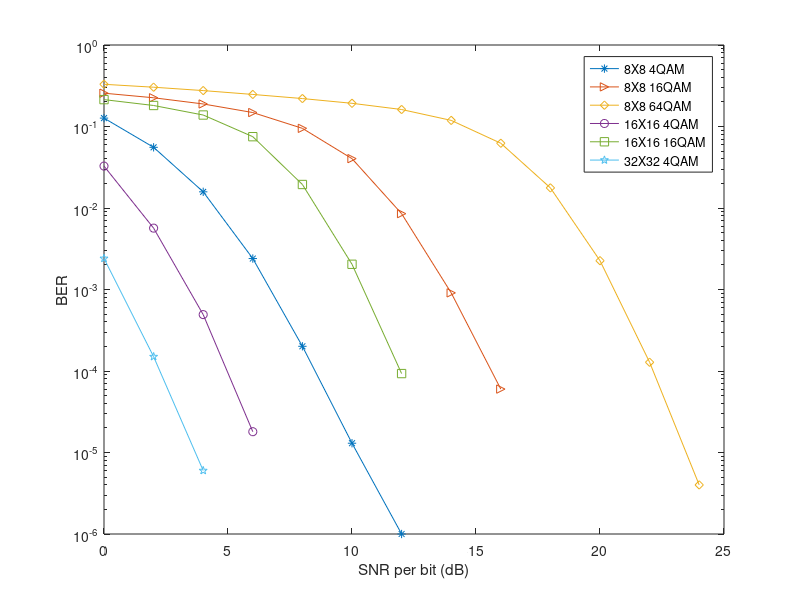

This figure's MATLAB source:
%this is for ploting the figure of SNR-BER curve
sim8_4_0_12=[0.126779, 0.055532, 0.015791, 0.002398, 0.000201, 0.000013, 0.000001];
sim8_16_0_16=[0.256291,0.225231,0.189038 ,0.148347,0.094947,0.040334,0.008522,0.000909,0.000060];
sim8_64_0_24=[0.329543, 0.303442, 0.275861, 0.247392, 0.220283, 0.192604, 0.161599, 0.118866, 0.062302, 0.017654, 0.002257, 0.000128, 0.000004];
sim16_4_0_6=[0.032680, 0.005664, 0.000492, 0.000018 ];
sim16_16_0_12=[0.213728, 0.181043, 0.138350, 0.075001, 0.019427, 0.002040, 0.000093];
sim32_4_0_4=[0.002406, 0.000150, 0.000006];
figure (1)
semilogy(0:2:12,sim8_4_0_12,'-*'),xlabel('SNR per bit (dB)'),ylabel('BER');
hold on;
figure (1)
semilogy(0:2:16,sim8_16_0_16,'->'),xlabel('SNR per bit (dB)'),ylabel('BER');
hold on;
figure (1)
semilogy(0:2:24,sim8_64_0_24,'-d'),xlabel('SNR per bit (dB)'),ylabel('BER');
hold on;
figure (1)
semilogy(0:2:6,sim16_4_0_6,'-o'),xlabel('SNR per bit (dB)'),ylabel('BER');
hold on;
figure (1)
semilogy(0:2:12,sim16_16_0_12,'-s'),xlabel('SNR per bit (dB)'),ylabel('BER');
hold on;
figure (1)
semilogy(0:2:4,sim32_4_0_4,'-p'),xlabel('SNR per bit (dB)'),ylabel('BER'),legend('8X8 4QAM','8X8 16QAM','8X8 64QAM','16X16 4QAM','16X16 16QAM','32X32 4QAM');
hold off;
